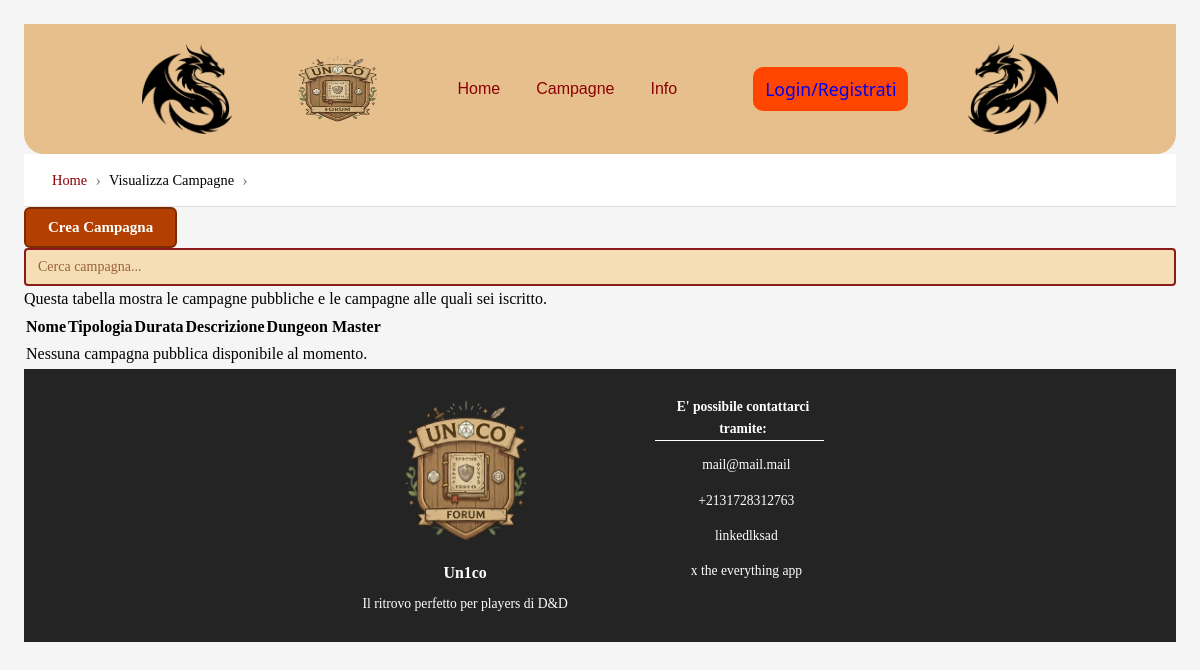
/campagne, run on an earlier commit of the app's database.
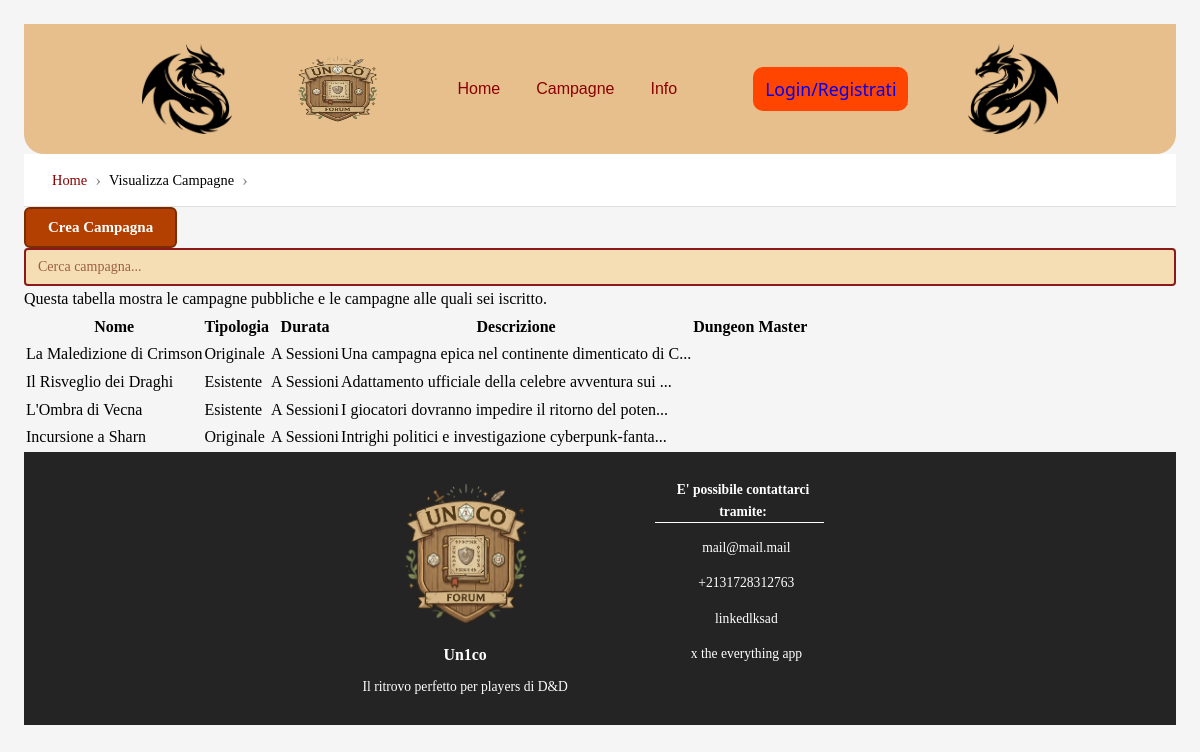
And on a later commit of the database.
### tables this page shows
create table Campagna (
    codice_campagna varchar(16) not null,
    nome varchar(255) not null,
    tipologia ENUM('Esistente', 'Originale') not null,
    durata ENUM('One Shot', 'A Sessioni') not null,
    descrizione text not null,
    dungeon_master varchar(255) not null,
    visibilita boolean not null,
    primary key (codice_campagna),
    foreign key (dungeon_master) references Utente(username) on delete cascade
);

### src/PHP/Queries/Queries.php (called while the page is built, shortened)
<?php
function getCampagnePubbliche(): ?array
{
    $query = "SELECT * FROM Campagna WHERE visibilita = true";
    try {
        $connection = DBAccess::getInstance();
        $stmt = $connection->prepare($query);
        $stmt->execute();
        $result = $stmt->get_result();
        if ($result->num_rows === 0) {
            return null;
        }
        return $result->fetch_all(MYSQLI_ASSOC);
    } catch (mysqli_sql_exception $e) {
        error_log("Errore DB durante il caricamento campagne pubbliche: " . $e->getMessage());
        throw new DatabaseError("Si è verificato un errore nel caricamento dei dati.");
    }
}

### src/PHP/Pages/lista_campagne.php (the view, shortened to what this page needs)
<?php
require_once BASE_PATH . "/src/PHP/Helper/Helper.php";
require_once BASE_PATH . "/src/PHP/Queries/Queries.php";
$titolo = 'Lista delle campagne';
$descrizione = 'Guarda le campagne pubbliche e quelle a cui partecipi';
$keywords = 'campagne, gioco, unisciti, scopri, disponibili';
$page = file_get_contents(BASE_PATH . "/src/HTML/structure/lista_campagne.html");
try{
$campagne = getCampagnePubbliche();
$rowsHtml = '';
if ($campagne && count($campagne) > 0 ) {
    foreach ($campagne as $campagna) {
        $introDescrizione = strlen($campagna['descrizione']) > 50
            ? substr($campagna['descrizione'], 0, 50) . '...'
            : $campagna['descrizione'];
        $codiceCampagna = htmlspecialchars($campagna['codice_campagna'], ENT_QUOTES, 'UTF-8');
        $rowsHtml .= '<tr onclick="window.location.href=\'/scheda_campagna?codice=' . $codiceCampagna . '\'" style="cursor: pointer;">';
        $rowsHtml .= '<td>' . htmlspecialchars($campagna['nome']) . '</td>';
        $rowsHtml .= '<td>' . htmlspecialchars($campagna['tipologia']) . '</td>';
        $rowsHtml .= '<td>' . htmlspecialchars($campagna['durata']) . '</td>';
        $rowsHtml .= '<td>' . htmlspecialchars($introDescrizione) . '</td>';
        $rowsHtml .= '</tr>';
    }
} else {
    $rowsHtml = '<tr><td colspan="5">Nessuna campagna pubblica disponibile al momento.</td></tr>';
}
} catch (Exception $e) {
    $rowsHtml = '<tr><td colspan="5">Errore nel caricamento delle campagne.</td></tr>';
}
$page = str_replace('{{CAMPAGNE_ROWS}}', $rowsHtml, $page);
$header = headerPlaceholder($titolo, $descrizione, $keywords, "lista_campagne");
$footer = file_get_contents(BASE_PATH . "/src/HTML/template/footer.html");
$content = $header . $page . $footer;
echo $content;

### public/index.php (shortened to what this page needs)
<?php
$request_uri = parse_url($_SERVER['REQUEST_URI'], PHP_URL_PATH);
$routes = [
    '/' => 'home.php',
    '/area-personale' => 'area_personale.php',
    '/crea_campagna'  => 'crea_campagna.php',
    '/creazione_personaggio' => 'creazione_personaggio.php',
    '/campagne' => 'lista_campagne.php',
    '/home'=> 'home.php',
    '/login' => 'login.php',
    '/registrazione' => 'registrazione.php',
    '/scheda_campagna' => 'scheda_campagna.php',
    '/scheda_sessione' => 'scheda_sessione.php',
    '/about_us' => 'su_di_noi.php',
    '/test' => 'test.php'
];
if (array_key_exists($request_uri, $routes)) {
    require BASE_PATH . '/src/PHP/Pages/' . $routes[$request_uri];
} else {
    http_response_code(404);
    require BASE_PATH . '/src/PHP/Pages/404.php';
}

### src/PHP/Helper/Helper.php (shortened to what this page needs)
<?php
require_once BASE_PATH . "/src/PHP/Queries/Queries.php";
function headerPlaceholder(string $titolo, string $descrizione, string $keywords, string $source = "home"): string
{
    $content = file_get_contents(BASE_PATH . "/src/HTML/template/header.html");
    $content = str_replace("[TITOLO]", $titolo, $content);
    $content = str_replace("[DESCRIZIONE]", $descrizione, $content);
    $content = str_replace("[KEYWORDS]", $keywords, $content);
    $home = "<a href=\"/home\"><span lang=\"en\">Home</span></a>";
    $visualizza_campagne = "<a href=\"/campagne\">Visualizza Campagne</a>";
    $crea_campagna = "<a href=\"/crea_campagna\">Crea Campagna</a>";
    $forum = "";
    $about_us = "<li><a href=\"/about_us\" type=\"info\">Info</a></li>";
    $logo = "<img src=\"/assets/imgs/header_e_footer/logo.png\" href=\"/\" alt=\"Logo\" width=\"90\" height=\"70\">";
    $breadcrumb = "<li>Home</li>\n<li><span aria-current=\"page\"></span></li>";
    $login_register = "<button class=\"user\"><a href=\"/login\">Login/Registrati</a></button>";
    switch ($source) {
        case "lista_campagne":
            $visualizza_campagne = "<p>Visualizza Campagne</p>";
            $breadcrumb = "<li><a href=\"/home\">Home</a></li>\n<li>Visualizza Campagne</li>\n<li><span aria-current=\"page\"></span></li>";
            break;
    };
    $content = str_replace("[HOME]", $home, $content);
    $content = str_replace("[VISUALIZZA_CAMPAGNE]", $visualizza_campagne, $content);
    $content = str_replace("[CREA_CAMPAGNA]", $crea_campagna, $content);
    $content = str_replace("[FORUM]", $forum, $content);
    $content = str_replace("[ABOUT_US]", $about_us, $content);
    $content = str_replace("[LOGO]", $logo, $content);
    $content = str_replace("[BREADCRUMB]", $breadcrumb, $content);
    $content = str_replace("[LOGIN/REGISTER]", $login_register, $content);
    return $content;
}

### public/assets/CSS/ap_stylesheet.css (style rules this page uses)
* { padding: 0; margin: 0; box-sizing: border-box; text-decoration: none; list-style: none; }
body { height: 100%; font-family: 'Segoe UI', Tahoma, Geneva, Verdana, sans-serif; line-height: 1.6; background-color: #f5f5f5; }
.wrapper { min-height: 100vh; display: flex; flex-direction: column; }
.container { max-width: 1200px; margin: 0 0.5rem; padding: 0 20px; }
header { background: #E6BF8C; border-radius: 0px 0px 20px 20px; width: 100%; top: 0; right: 0; z-index: 10000; display: flex; align-items: center; justify-content: space-evenly; padding: 20px 5%; transition: all 0.5s ease; }
.left_dragon, .right_dragon { display: flex; }
.container li a { color: #8B0000; text-decoration: none; transition: all 0.5s ease; }
.navlinks li { display: inline-block; }
.navlinks li a, .dropbtn { display: block; color: #8B0000; text-align: center; padding: 14px 16px; text-decoration: none; font-family: 'Franklin Gothic Medium', 'Arial Narrow', Arial, sans-serif; transition: all 0.5s ease; }
.navlinks .dropdown { display: inline-block; }
.user { display: flex; align-items: center; background-color: orangered; padding: 10px 12px; border: none; border-radius: 10px; cursor: pointer; color: white; font-family: 'Segoe UI', Tahoma, Geneva, Verdana, sans-serif; font-size: 1.1rem; font-weight: 500; transition: all 0.5s ease; }
.breadcrumb { background-color: white; border-bottom: 1px solid #e0e0e0; padding: 0.75rem 0; font-size: 0.9rem; }
.breadcrumb ol { display: flex; flex-wrap: wrap; list-style: none; gap: 0.5rem; }
.breadcrumb li { display: flex; align-items: center; }
.breadcrumb li:not(:last-child)::after { content: "›"; margin-left: 0.5rem; color: #888; font-size: 1.1rem; }
.breadcrumb a { color: #2a5298; text-decoration: none; }
footer { background-color: rgb(36, 36, 36); color: #FFFFFF; padding: 1em; font-size: 0.85em; }
#footer_container { display: flex; justify-content: space-around; margin: auto; max-width: 50%; }
#footer_titolo { display: flex; flex-direction: column; align-items: center; text-align: center; }
#footer_titolo h3 { margin-bottom: 0.5em; text-align: center; }
#footer_titolo p { margin-bottom: 1em; }
#footer_titolo img { vertical-align: middle; height: auto; width: auto; max-width: 150px; max-height: 150px; margin: 1em 0em; }
#footer_contatti { width: 30%; margin-right: 1em; text-align: center; }
#footer_contatti p { border-bottom: 1px solid white; padding: 1em 0em 0em 0.5em; margin-bottom: 0.5em; }
#footer_contatti ul { margin-left: 1em; }
#footer_contatti li { margin-top: 1em; }

### public/assets/CSS/cr_pr_g.css (style rules this page uses)
* { box-sizing: border-box; margin: 0; padding: 0; }
body { font-family: Georgia, 'Times New Roman', serif; }
input[type="text"], input[type="number"], textarea { width: 100%; padding: 9px 12px; border: 2px solid #8B1A1A; border-radius: 4px; background-color: #F5DEB3; color: #3D0505; font-size: 14px; font-family: Georgia, serif; resize: vertical; transition: border-color 0.15s, outline 0.15s; }
input[type="text"]::placeholder, textarea::placeholder { color: #9A6040; }
button { background-color: #B34000; color: #ffffff; border: 2px solid #7A2C00; border-radius: 6px; padding: 10px 22px; font-size: 15px; font-family: Georgia, serif; font-weight: 700; cursor: pointer; transition: background 0.15s, transform 0.1s; }

### public/assets/CSS/logpsw.css (style rules this page uses)
* { box-sizing: border-box; margin: 0; padding: 0; }
body { display:block; font-family: Georgia, 'Times New Roman', serif; padding: 1.5rem; border-radius: 8px; }
input[type="text"], input[type="email"], input[type="password"] { width: 100%; padding: 9px 12px; border: 2px solid #8B1A1A; border-radius: 4px; background: #F5DEB3; color: #3D0505; font-size: 14px; font-family: Georgia, serif; transition: border-color 0.15s; }
input[type="text"]::placeholder, input[type="email"]::placeholder, input[type="password"]::placeholder { color: #9A6040; }

What changed in the data, as far as the page shows it:
now on this page (row edited): campagna: nome "La Maledizione di Crimson", tipologia "Originale", durata "A Sessioni", descrizione "Una campagna epica nel continente dimenticato di C..."
now on this page (row edited): campagna: nome "Il Risveglio dei Draghi", tipologia "Esistente", durata "A Sessioni", descrizione "Adattamento ufficiale della celebre avventura sui ..."
now on this page (row edited): campagna: nome "L'Ombra di Vecna", tipologia "Esistente", durata "A Sessioni", descrizione "I giocatori dovranno impedire il ritorno del poten..."
now on this page (row edited): campagna: nome "Incursione a Sharn", tipologia "Originale", durata "A Sessioni", descrizione "Intrighi politici e investigazione cyberpunk-fanta..."
Also different on the page:
text no longer shown: "Nessuna campagna pubblica disponibile al momento."
